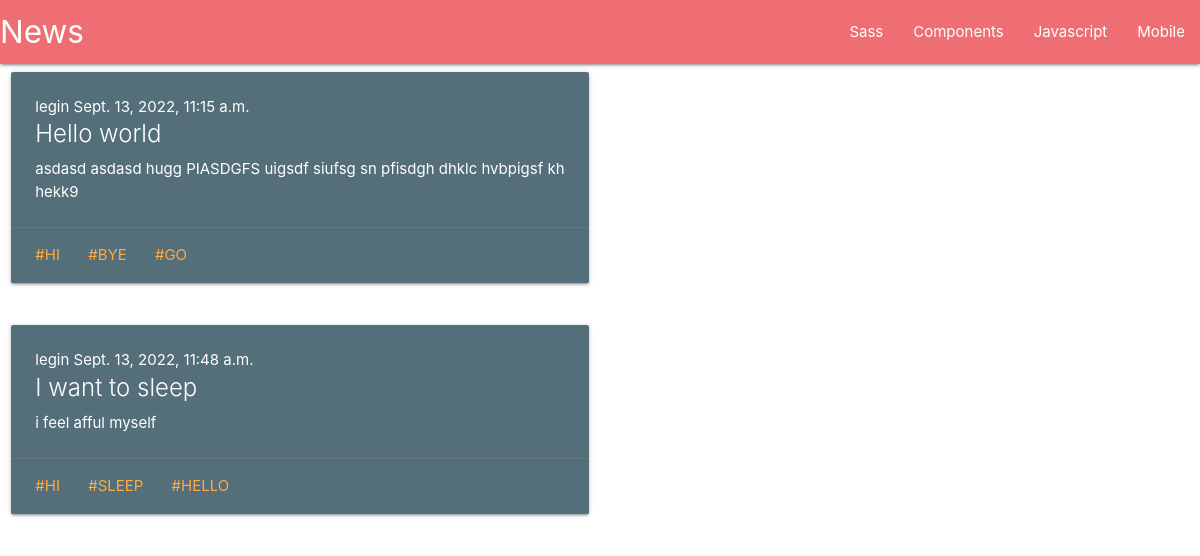
The page / on the database its author committed.
### newsapp/models.py (models this page shows, shortened)
class News(models.Model):
    title = models.CharField("Title", max_length=50)
    author = models.ForeignKey(User, on_delete=models.CASCADE)
    content = models.TextField(blank = True, null=True)
    tegs  = TaggableManager()
    date_creation = models.DateTimeField('Created', auto_now_add=True)
    class Meta:
        verbose_name='Post'
        verbose_name_plural='Posts'

### newsapp/views.py (the view)
# urls.py: path('', NewsView.as_view(), name='news'),
class NewsView(ListView):
    model = News
    context_object_name = 'news'
    template_name = 'news.html'

### templates/news.html
{% extends 'base.htm' %}
{% block content %}
    {% for i in news %}
    <div class="row">
        <div class="col s12 m6">
          <div class="card blue-grey darken-1">
              <div class="card-content white-text">
                <p class='white-text'>{{i.author}} {{i.date_creation}}</p>
              <span class="card-title"> {{i.title}}</span>
              <p>{{i.content}}</p>
            </div>
            <div class="card-action">
                {% for j in i.tegs.all %}
                <a href="{% url 'tagged' j %}">#{{j}}</a>
                {% endfor %}
            </div>
          </div>
        </div>
      </div>
    {% endfor %}
{% endblock content %}

### templates/base.htm (shortened to what this page needs)
<!DOCTYPE html>
<html lang="en">
<head>
    <link rel="stylesheet" href="https://cdnjs.cloudflare.com/ajax/libs/materialize/1.0.0/css/materialize.min.css">
</head>
<body>
    <nav>
        <div class="nav-wrapper">
          <a href="#!" class="brand-logo">News</a>
          <ul class="right hide-on-med-and-down">
            <li><a href="#">Sass</a></li>
            <li><a href="#">Components</a></li>
            <li><a href="#">Javascript</a></li>
            <li><a href="#">Mobile</a></li>
          </ul>
        </div>
      </nav>
    {% block content %}{% endblock content %}
</body>
</html>

### rows shown on the page
News: author "legin", date_creation "Sept. 13, 2022, 11:15 a.m.", title "Hello world", content "asdasd asdasd hugg PIASDGFS uigsdf siufsg sn pfisdgh dhklc hvbpigsf kh hekk9"
Tag: name "HI"
Tag: name "BYE"
Tag: name "GO"
News: author "legin", date_creation "Sept. 13, 2022, 11:48 a.m.", title "I want to sleep", content "i feel afful myself"
Tag: name "SLEEP"
Tag: name "HELLO"
